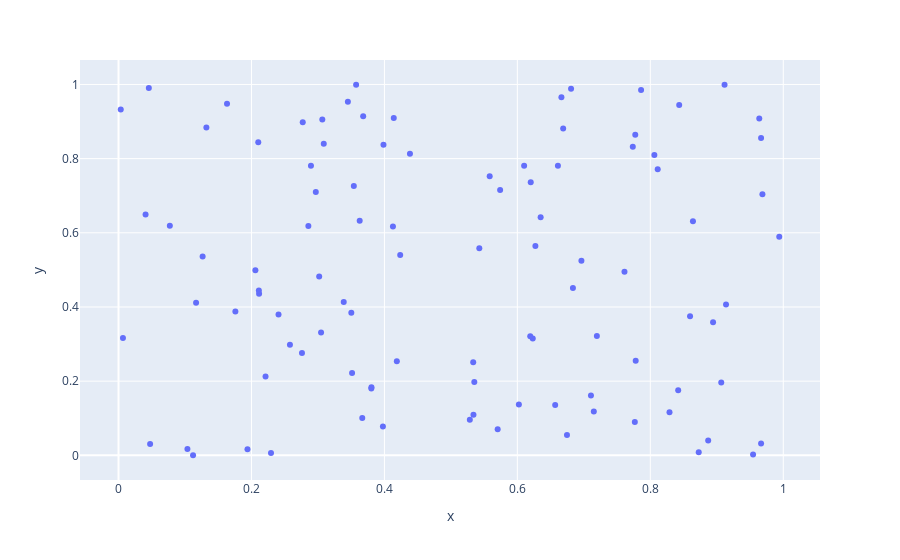

The cell this chart's notebook holds for it:
### Markdown cell above
2. <b>Scatter plots:</b> Scatter plots can be used to visualize the relationship between two numeric variables.

### Code cell
import numpy as np

# Create some sample data
x = np.random.rand(100)
y = np.random.rand(100)

# Create a scatter plot
fig = px.scatter(x=x, y=y)
fig.show()
